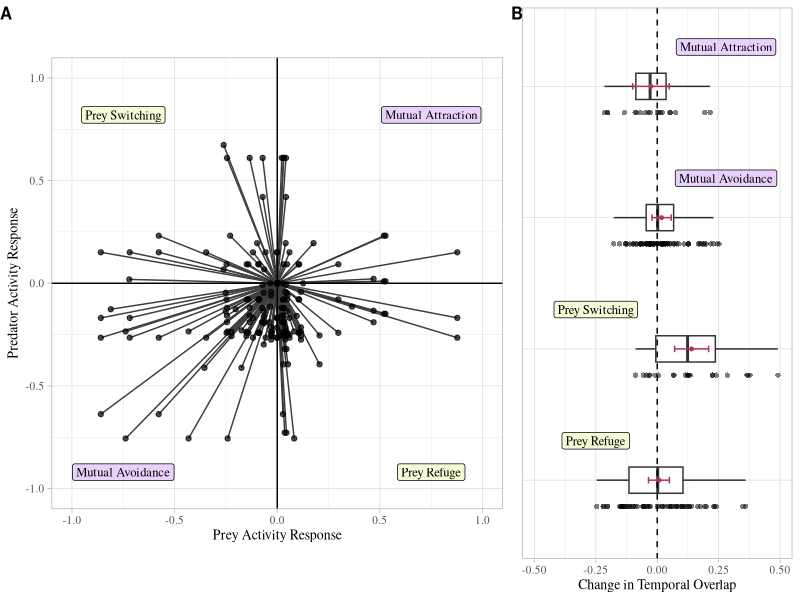

Write R code to recreate this figure.
## ---- chunk 1
knitr::opts_chunk$set(echo = FALSE, message = FALSE, warning = FALSE)
## ---- chunk 2
# Libraries
library(here) #set local working directory
library(tidyverse) #for data manipulation
library(emmeans) #for calculating estimated marginal means
library(multcomp) #for calculating CIs and tukey test
library(multcompView) #for labeling with letters
library(cowplot) #for joining plot panels
## ---- chunk 3
# Import data
data <- read_csv(here("data", "VanScoyoc_et_al_data.csv"))
## ---- chunk 4
# Center and standardize diurnal activity ratios
data <- data %>% 
        mutate(#center and standardize predator data
               pr_low_rescale = (pr_low_D_AR-0.5)*2 + #rescale diurnal activity from (0-1) to (-1-1)
                                 (-((pr_low_D_AR-0.5)*2)), #set low data to zero 
               pr_high_rescale = (pr_high_D_AR-0.5)*2 + #rescale diurnal activity from (0-1) to (-1-1)
                                 (-((pr_low_D_AR-0.5)*2)), #add opposite of pr_low_rescaled
               #center and standardize prey data
               py_low_rescale = (py_low_D_AR-0.5)*2 + #rescale diurnal activity from (0-1) to (-1-1)
                                 (-((py_low_D_AR-0.5)*2)), #set low data to zero 
               py_high_rescale = (py_high_D_AR-0.5)*2 + #rescale from (0-1) to (-1-1)
                                 (-((py_low_D_AR-0.5)*2))) #add opposite of pr_low_rescaled
## ---- chunk 5
# Tidy data for Figure2a
fig2a_data <- data %>% #call dataset
                dplyr::select(pair_ID, #select columns
                              pr_low_rescale, pr_high_rescale, 
                              py_low_rescale, py_high_rescale) %>% 
                pivot_longer(2:5) %>% #pivot data to long format for tidying human_activity level
                separate(name,c("type","human_activity"), sep = "_") %>% #separate columns
                mutate(type = ifelse(type == "pr", "predator", "prey")) %>% 
                pivot_wider(names_from = type, values_from = value) #pivot wide for plotting
## ---- chunk 6
# Fig 2a Plot

# Behavioral response pathway labels for plot 
plot_labels <- data.frame(name = c("Prey Switching", "Mutual Attraction", 
                                   "Mutual Avoidance", "Prey Refuge"),
                          x = c(-0.75, 0.75, -0.75, 0.75), 
                          y = c(0.82, 0.82, -0.92, - 0.92))
                          
plot_colors <- factor(c("#D6AEF8","#EDF7B5","#EDF7B5","#D6AEF8"))

# Plot
fig2a <- ggplot() +
        #Add data
            geom_line(data = fig2a_data, aes(x=prey, y=predator, #add lines grouped by pair_id 
                                             group = pair_ID), color = "#3D3D3D") +
            geom_point(data = fig2a_data, aes(x=prey, y=predator), alpha = 0.7) + #add points   
            geom_label(data = plot_labels, aes(x = x, y = y, #add behavioral response pathway 
                                               label = name,
                                               fill = plot_colors,
                                               alpha = 0.2), 
                                    size = 3.2, family="serif") +
          #Format plot
            scale_fill_manual(values = c("#EDF7B5","#D6AEF8")) + #fill labels with theme colors
            guides(fill="none", alpha="none") + #remove fill legend
            labs(x = "Prey Activity Response", y = "Predator Activity Response") + #label axes
            geom_vline(xintercept = 0) + #set x-axis line
            geom_hline(yintercept = 0) + #set y-axis line
            lims(x=c(-1,1),y=c(-1,1)) + #set axis limits
            coord_fixed() + #fix plot dimensions
            theme_light() + #set theme
            theme(text=element_text(size=10, family="serif")) #set text size & font
## ---- chunk 7
# Tidy data for Figure2b
fig2b_data <- data %>% #call dataset
                mutate(pr_shift_diurnal = pr_high_D_AR - pr_low_D_AR, #predator change in diurnality
                       py_shift_diurnal = py_high_D_AR - py_low_D_AR, #prey change in diurnality
                       hypothesis = ifelse(pr_shift_diurnal < 0 & py_shift_diurnal < 0, "Mutual Avoidance", 
                                  ifelse(pr_shift_diurnal > 0 & py_shift_diurnal > 0, "Mutual Attraction",
                                    ifelse(pr_shift_diurnal > 0 & py_shift_diurnal < 0, "Prey Switching",
                                      ifelse(pr_shift_diurnal < 0 & py_shift_diurnal > 0, "Prey Refuge", 
                                             "Neutral"))))) %>% 
                dplyr::select(reference, pair_ID, #select columns for plotting
                              hypothesis, change_overlap) %>%
                filter(!grepl('Neutral', hypothesis)) %>% #remove neutral response dyads (n = 6)
                drop_na() #without dyads without overlap values (n = 5) 
  
#Results in 16 studies, n = 167 dyads
## ---- chunk 8
# Calculate confidence intervalse for Figure 2b
model <- lm(change_overlap ~ hypothesis, data = fig2b_data) #set up model
model_means <- emmeans(object = model, specs = "hypothesis") #get adjusted weight means per group
model_means_cld <- cld(object = model_means, #add letters to each mean
                       adjust = "Tukey", Letters = letters, alpha = 0.05)
## ---- chunk 9
# Behavioral response pathway labels for plot 
plot_labels2 <- data.frame(name = c("Prey Refuge", "Prey Switching",
                                    "Mutual Avoidance", "Mutual Attraction"),
                           y = c(-0.25,-0.25,0.28, 0.28), 
                           x = c(1.3,2.3,3.3,4.3))

plot_colors2 <- factor(c("#D6AEF8","#D6AEF8","#EDF7B5","#EDF7B5"))

# Fig 2b Plot 

fig2b <- ggplot() +
      #Add data
          geom_point(data = fig2b_data, aes(y = change_overlap, x = fct_relevel(hypothesis, 
            "Prey Refuge","Prey Switching","Mutual Avoidance","Mutual Attraction")), #add points
            shape = 16, alpha = 0.5, position = position_nudge(x = -0.2)) +
          geom_boxplot(data = fig2b_data, aes(y = change_overlap, x = hypothesis), #add boxplot
            width = 0.2, outlier.shape = NA, position = position_nudge(x = 0)) +
          geom_point(data = model_means_cld, #add mean
                     aes(y = emmean, x = hypothesis), size = 1, color = "maroon") +
          geom_errorbar(data = model_means_cld, #add confidence intervals
                        aes(ymin = lower.CL, ymax = upper.CL, x = hypothesis),
                        width = 0.05, color = "maroon") +
          geom_label(data = plot_labels2, aes(x = x, y = y, #add behavioral response pathway 
                                               label = name, 
                                               fill = plot_colors2, 
                                               alpha = 0.2), 
                                    size = 3.2, family="serif") +
      #Format plot
          scale_fill_manual(values = c("#EDF7B5","#D6AEF8","#EDF7B5","#EDF7B5")) + #fill plot labels
          guides(fill="none", alpha="none") + #remove fill legend
          labs(x = "", y = "Change in Temporal Overlap") + #label axes
          geom_hline(yintercept = 0, linetype = "dashed") + #set x-axis line
          theme_light() + #set theme
          theme(text=element_text(size=10, family="serif"), #format axis text   
                axis.title.y=element_blank(), #remove x axis   
                axis.text.y=element_blank(), #remove x axis   
                axis.ticks.y=element_blank()) + #remove x axis    
          coord_flip() + #flip plot orientation
          ylim(c(-0.5, 0.5)) #fix plot size
## ---- chunk 10
# Combine Figure 2 plots
figure2 <- plot_grid(fig2a, fig2b, labels = "AUTO", label_size = 12, #combine plots
                    align = "h", axis = "b", nrow = 1, rel_widths = c(3,1.7), 
                    hjust = c(0, -0.04))
figure2
#ggsave("figure2.png", figure2, height = 4, width = 6.5, units = "in", dpi = 600)
